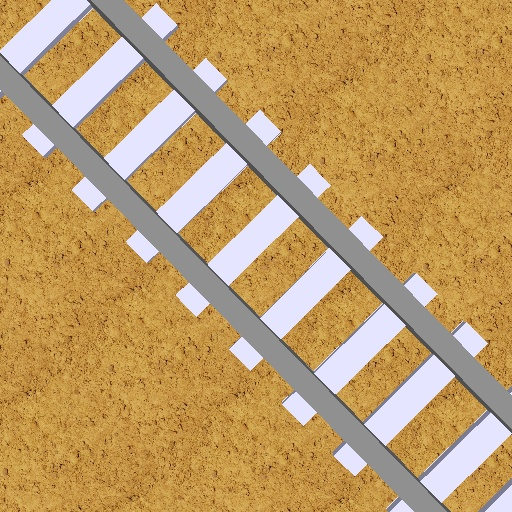
#> input picture original_images/frame0002.jpg, 512 x 512 px; its folder holds only this picture in this run
$ python dataAug.py
#> lines starting #> are read from the running program, lines starting #| are printed output that depends on the picture
import cv2
import os
import sys
from os.path import isfile, join
import random

pathIn="original_images/"
pathOut="augmented_images"

files = [f for f in os.listdir(pathIn) if isfile(join(pathIn, f))]
#for sorting the file names properly
files.sort()
print("augmenting...")
for i in range(len(files)):
    filename=pathIn + files[i]
    #reading each files
    img = cv2.imread(filename)
#> img is the input picture: shape (512, 512, 3); mean B, G, R 102, 155.6, 190.6
    height, width, layers = img.shape
#> height = 512; width = 512; layers = 3
    size = (width,height)
#> size = (512, 512)
    #print("adding: ",filename)

    augmented = cv2.flip(img, 0)
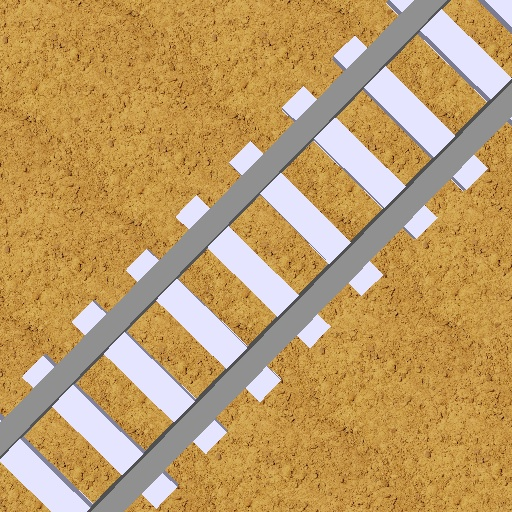
#> augmented: shape (512, 512, 3); mean B, G, R 102, 155.6, 190.6
    cv2.imwrite(os.path.join(pathOut,"augmented_flip0_"+str(i)+".jpg"),augmented)

    augmented = cv2.flip(img, 1)
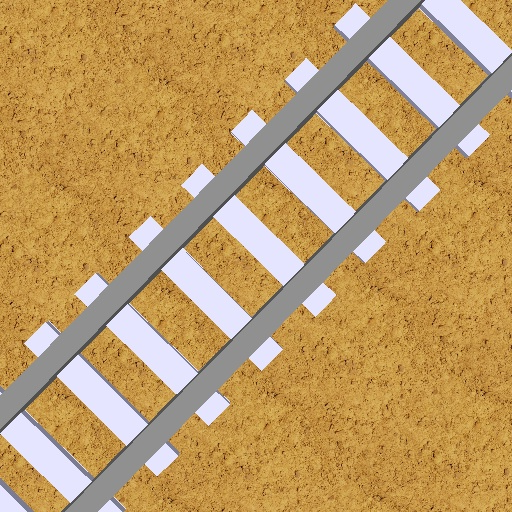
#> augmented: shape (512, 512, 3); mean B, G, R 102, 155.6, 190.6
    cv2.imwrite(os.path.join(pathOut,"augmented_flip1_"+str(i)+".jpg"),augmented)

    #augmented = cv2.flip(img, -1)
    #cv2.imwrite(os.path.join(pathOut,"augmented_flip-1_"+str(i)+".jpg"),augmented)

    contrast_coeff = random.random()*2 + 0.1
    #print(contrast_coeff)
    augmented = img * contrast_coeff
    cv2.imwrite(os.path.join(pathOut,"augmented_contrast_"+str(i)+".jpg"),augmented)
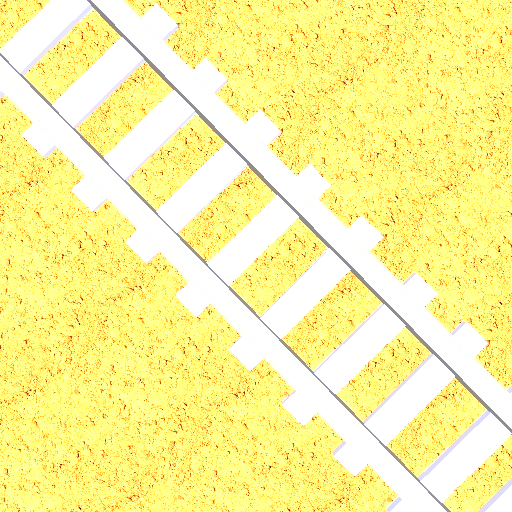
#> saved as augmented_contrast_0.jpg: shape (512, 512, 3); mean B, G, R 155.9, 245, 252.7

    dsize = (512, 512)
    augmented = cv2.resize(img, dsize, interpolation = cv2.INTER_AREA)
    cv2.imwrite(os.path.join(pathOut,"augmented_resize_"+str(i)+".jpg"),augmented)

    augmented = cv2.cvtColor(augmented, cv2.COLOR_BGR2GRAY)
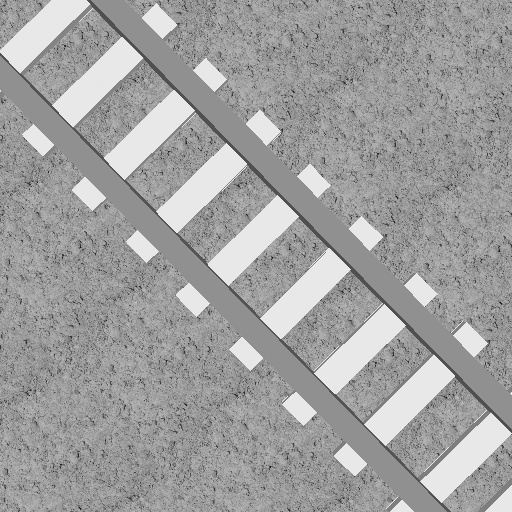
#> augmented: shape (512, 512); min 16, max 239, mean 160
    cv2.imwrite(os.path.join(pathOut,"augmented_gray_resize_"+str(i)+".jpg"),augmented)

    augmented = cv2.cvtColor(img, cv2.COLOR_BGR2GRAY)
    cv2.imwrite(os.path.join(pathOut,"augmented_gray_"+str(i)+".jpg"),augmented)

    # [4 lines of commented-out code are left out]
